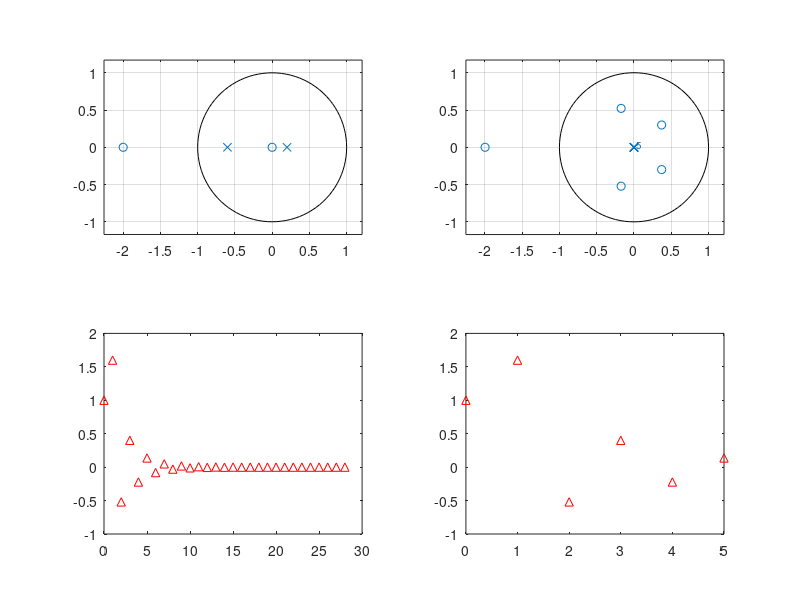

Recreate this plot in MATLAB.
pkg load signal;
clear all;

num1 = [1  2];
den1 = [1  .4  -.12];
num2 = impz(num1,den1,6)', den2 = 1;
figure(1);
subplot(221); zplane(num1,den1);
subplot(222); zplane(num2,den2);
subplot(223); impz(num1,den1);
subplot(224); impz(num2,den2);

%print -depslatex -mono "-S800,600" "zTransform1.tex"
